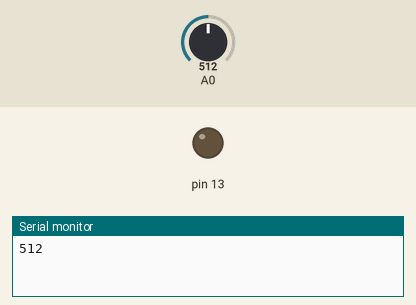
A sketch run on a simulated Arduino Uno, built with avr-gcc and run on an emulated ATmega328P. Parts: output pins drawn as LEDs (lit = HIGH), the last lines printed to the serial monitor. Inputs (shaded band) come from the test bench; at power-on: A0 = 512.

Above: at 8.22 s.
9.3 s: A0 set to 560
At 11.8 s:
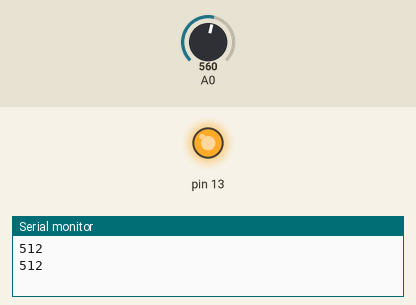
17.7 s: A0 set to 536
Timing chart, 0 to 32.1 s (numbered marks = the images above; inputs shaded):
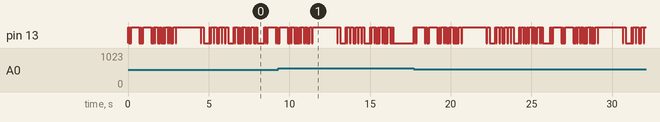

The sketch:

COMP444_1C_Response_Pattern.ino
```cpp
int photoresistor = 0;
int threshold = 550;
void setup() {
  Serial.begin(9600);
  pinMode(13,OUTPUT);
}

void loop() {
  photoresistor = analogRead(A0);
  Serial.println(photoresistor);

  if (photoresistor < threshold){
    //H
  digitalWrite(13, HIGH);
  delay(50);

  digitalWrite(13, LOW);
  delay(50);

  digitalWrite(13, HIGH);
  delay(50);

  digitalWrite(13, LOW);
  delay(50);

  digitalWrite(13, HIGH);
  delay(500);

  digitalWrite(13, LOW);
  delay(50);

  digitalWrite(13, HIGH);
  delay(50);

  digitalWrite(13, LOW);
  delay(150);

  //E
  digitalWrite(13, HIGH);
  delay(500);

  digitalWrite(13, LOW);
  delay(150);

  //L
  digitalWrite(13, HIGH);
  delay(50);

  digitalWrite(13, LOW);
  delay(50);

  digitalWrite(13, HIGH);
  delay(150);

  digitalWrite(13, LOW);
  delay(50);

  digitalWrite(13, HIGH);
  delay(50);

  digitalWrite(13, LOW);
  delay(50);

  digitalWrite(13, HIGH);
  delay(50);

  digitalWrite(13, LOW);
  delay(150);

  //L
  digitalWrite(13, HIGH);
  delay(50);

  digitalWrite(13, LOW);
  delay(50);

  digitalWrite(13, HIGH);
  delay(150);

  digitalWrite(13, LOW);
  delay(50);

  digitalWrite(13, HIGH);
  delay(50);

  digitalWrite(13, LOW);
  delay(50);

  digitalWrite(13, HIGH);
  delay(50);

  digitalWrite(13, LOW);
  delay(150);

  //O
  digitalWrite(13, HIGH);
  delay(150);

  digitalWrite(13, LOW);
  delay(50);

  digitalWrite(13, HIGH);
  delay(1500);

  digitalWrite(13, LOW);
  delay(50);

  digitalWrite(13, HIGH);
  delay(150);

  digitalWrite(13, LOW);
  delay(350);

  //W
  digitalWrite(13, HIGH);
  delay(50);

  digitalWrite(13, LOW);
  delay(50);

  digitalWrite(13, HIGH);
  delay(150);

  digitalWrite(13, LOW);
  delay(50);

  digitalWrite(13, HIGH);
  delay(150);

  digitalWrite(13, LOW);
  delay(150);

  //O
  digitalWrite(13, HIGH);
  delay(150);

  digitalWrite(13, LOW);
  delay(50);

  digitalWrite(13, HIGH);
  delay(150);

  digitalWrite(13, LOW);
  delay(50);

  digitalWrite(13, HIGH);
  delay(150);

  digitalWrite(13, LOW);
  delay(350);

  //R
  digitalWrite(13, HIGH);
  delay(50);

  digitalWrite(13, LOW);
  delay(50);

  digitalWrite(13, HIGH);
  delay(150);

  digitalWrite(13, LOW);
  delay(50);

  digitalWrite(13, HIGH);
  delay(50);

  digitalWrite(13, LOW);
  delay(150);

  //L
  digitalWrite(13, HIGH);
  delay(50);

  digitalWrite(13, LOW);
  delay(50);

  digitalWrite(13, HIGH);
  delay(150);

  digitalWrite(13, LOW);
  delay(50);

  digitalWrite(13, HIGH);
  delay(50);

  digitalWrite(13, LOW);
  delay(50);

  digitalWrite(13, HIGH);
  delay(50);

  digitalWrite(13, LOW);
  delay(150);

  //D
  digitalWrite(13, HIGH);
  delay(150);

  digitalWrite(13, LOW);
  delay(50);

  digitalWrite(13, HIGH);
  delay(50);

  digitalWrite(13, LOW);
  delay(50);

  digitalWrite(13, HIGH);
  delay(50);

  digitalWrite(13, LOW);
  delay(350);
  }
  else{
    digitalWrite(13,LOW);
  }
  delay(100);
}
```
